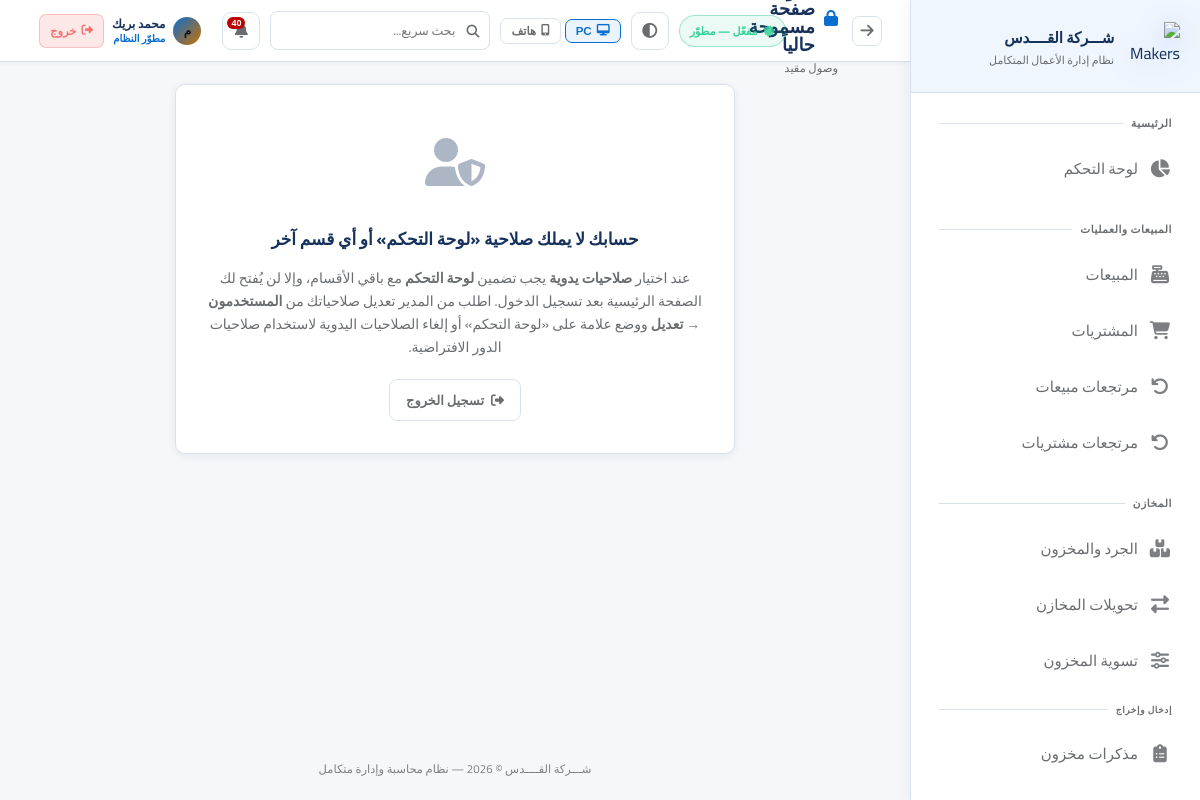
Page /access-restricted (signed in) on the committed database.
### app.py (models this page shows, shortened)
class AppSetting(db.Model):
    id = db.Column(db.Integer, primary_key=True)
    key = db.Column(db.String(80), unique=True, nullable=False)
    value = db.Column(db.Text)

class User(UserMixin, db.Model):
    id = db.Column(db.Integer, primary_key=True)
    username = db.Column(db.String(80), unique=True, nullable=False)
    password_hash = db.Column(db.String(256))
    full_name = db.Column(db.String(120))
    role = db.Column(db.String(20), default='user')  # developer, admin, manager, user
    branch_id = db.Column(db.Integer, db.ForeignKey('branch.id'))
    is_active = db.Column(db.Boolean, default=True)
    created_at = db.Column(db.DateTime, default=datetime.utcnow)
    last_seen = db.Column(db.DateTime, nullable=True)
    last_ip = db.Column(db.String(64), nullable=True)
    last_user_agent = db.Column(db.String(256), nullable=True)
    permissions = db.Column(db.Text)  # JSON list of permission keys; empty = استخدام صلاحيات الدور

### app.py (the view)
@app.route('/access-restricted')
@login_required
def access_restricted():
    return render_template('access_restricted.html')

### app.py (called while the page is built, shortened)
@login_manager.user_loader
def load_user(user_id):
    return User.query.get(int(user_id))

def user_can(user, perm: str) -> bool:
    if not user or not user.is_authenticated:
        return False
    if getattr(user, 'role', None) == 'developer':
        return True

def user_can_approve_transfers(user) -> bool:
    if not user or not user.is_authenticated:
        return False
    if getattr(user, 'role', None) in ('developer', 'admin'):
        return True
    custom = _perm_list_from_user(user)
    if custom is not None:
        return 'transfer_approve' in custom
    return False

def user_can_delete_users_account(user) -> bool:
    if not user or not user.is_authenticated:
        return False
    if getattr(user, 'role', None) == 'developer':
        return True

def permission_keys_for_editor(viewer):
    if not viewer or not getattr(viewer, 'is_authenticated', False):
        return [x for x in PERMISSION_KEYS if x[0] not in DEVELOPER_ONLY_PERMS]
    if getattr(viewer, 'role', None) == 'developer':
        return list(PERMISSION_KEYS)
    return [x for x in PERMISSION_KEYS if x[0] not in DEVELOPER_ONLY_PERMS]

def subscription_status_for_ui():
    if not current_user.is_authenticated:
        return None
    gs = get_app_settings_dict(branch_id=None)
    lic_msg = (gs.get('license_expiry_message') or DEFAULT_SETTINGS.get('license_expiry_message', '') or '').strip()
    if getattr(current_user, 'role', None) == 'developer':
        return {'kind': 'developer', 'line': 'مفعّل — مطوّر', 'client_message': lic_msg}

def _pending_transfers_count_for_user(user):
    if not user or not user.is_authenticated:
        return 0
    q = TransferRequest.query.filter_by(status='pending')
    if user_can_approve_transfers(user):
        q = q.filter(
            db.or_(
                TransferRequest.approver_user_id.is_(None),
                TransferRequest.approver_user_id == user.id,
            )
        )
        return q.count()
    return 0

@app.before_request
def erp_sqlite_autobackup_start():
    if getattr(erp_sqlite_autobackup_start, '_started', False):
        return

### templates/access_restricted.html (shortened to what this page needs)
{% extends 'base.html' %}
{% set block_icon = 'fas fa-lock' %}
{% block breadcrumb %}وصول مقيد{% endblock %}
{% block content %}
<div class="card" style="max-width:560px;margin:0 auto;">
    <div class="card-body" style="text-align:center;padding:32px 24px;">
        <div style="font-size:48px;margin-bottom:16px;opacity:.35;"><i class="fas fa-user-shield"></i></div>
        <h2 style="font-size:17px;font-weight:800;margin-bottom:12px;">حسابك لا يملك صلاحية «لوحة التحكم» أو أي قسم آخر</h2>
        <p style="color:var(--text-muted);font-size:14px;line-height:1.65;margin-bottom:20px;">
            عند اختيار <strong>صلاحيات يدوية</strong> يجب تضمين <strong>لوحة التحكم</strong> مع باقي الأقسام، وإلا لن يُفتح لك الصفحة الرئيسية بعد تسجيل الدخول.
            اطلب من المدير تعديل صلاحياتك من <strong>المستخدمون → تعديل</strong> ووضع علامة على «لوحة التحكم» أو إلغاء الصلاحيات اليدوية لاستخدام صلاحيات الدور الافتراضية.
        </p>
        <a href="{{ url_for('logout') }}" class="btn btn-outline"><i class="fas fa-sign-out-alt"></i> تسجيل الخروج</a>
    </div>
</div>
{% endblock %}

### templates/base.html (shortened to what this page needs)
<!DOCTYPE html>
<html lang="ar" dir="rtl" data-theme="fiori" data-layout-default="{{ layout_max_width | default('1400px') }}">
<head>
    <link rel="stylesheet" href="https://cdnjs.cloudflare.com/ajax/libs/font-awesome/6.5.0/css/all.min.css">
    <link rel="stylesheet" href="{{ url_for('static', filename='css/style.css') }}">
</head>
<body>
<aside class="sidebar sidebar-enterprise" id="sidebar">
    <div class="sidebar-logo">
        <div class="logo-icon">
            <img src="{{ url_for('static', filename='img/logo-makers-erp-3d.png') }}" alt="Makers ERP">
        </div>
        <div class="logo-text">
            <div class="name">{{ app_brand_title | default('Silsal POS') }}</div>
            <div class="sub">نظام إدارة الأعمال المتكامل</div>
        </div>
    </div>
    <nav class="sidebar-nav" id="sidebarNav" style="display:flex;flex-direction:column;padding-bottom:8px;">
        <div class="nav-section">
            <div class="nav-label">الرئيسية</div>
            {% if can('dashboard') %}
            <a href="{{ url_for('dashboard') }}" class="nav-link {% if request.endpoint=='dashboard' %}active{% endif %}">
                <i class="fas fa-chart-pie"></i><span class="label">لوحة التحكم</span>
            </a>
            {% endif %}
        </div>
        {% if can('sales') or can('purchases') or can('returns') %}
        <div class="nav-section">
            <div class="nav-label">المبيعات والعمليات</div>
            {% if can('sales') %}
            <a href="{{ url_for('sales') }}" class="nav-link {% if 'sale' in (request.endpoint or '') and 'return' not in (request.endpoint or '') and 'report' not in (request.endpoint or '') %}active{% endif %}">
                <i class="fas fa-cash-register"></i><span class="label">المبيعات</span>
            </a>
            {% endif %}
            {% if can('purchases') %}
            <a href="{{ url_for('purchases') }}" class="nav-link {% if 'purchase' in (request.endpoint or '') and 'return' not in (request.endpoint or '') and 'report' not in (request.endpoint or '') %}active{% endif %}">
                <i class="fas fa-shopping-cart"></i><span class="label">المشتريات</span>
            </a>
            {% endif %}
            {% if can('returns') %}
            <a href="{{ url_for('sale_returns') }}" class="nav-link {% if request.endpoint in ['sale_returns','new_sale_return'] %}active{% endif %}">
                <i class="fas fa-undo"></i><span class="label">مرتجعات مبيعات</span>
            </a>
            <a href="{{ url_for('purchase_returns') }}" class="nav-link {% if request.endpoint in ['purchase_returns','new_purchase_return'] %}active{% endif %}">
                <i class="fas fa-undo-alt"></i><span class="label">مرتجعات مشتريات</span>
            </a>
            {% endif %}
        </div>
        {% endif %}
        {% if can('inventory') or can('transfers') or can('adjust_stock') %}
        <div class="nav-section">
            <div class="nav-label">المخازن</div>
            {% if can('inventory') %}
            <a href="{{ url_for('inventory') }}" class="nav-link {% if request.endpoint=='inventory' %}active{% endif %}">
                <i class="fas fa-boxes"></i><span class="label">الجرد والمخزون</span>
            </a>
            {% endif %}
            {% if can('transfers') %}
            <a href="{{ url_for('transfers') }}" class="nav-link {% if 'transfer' in (request.endpoint or '') %}active{% endif %}">
                <i class="fas fa-exchange-alt"></i><span class="label">تحويلات المخازن</span>
            </a>
            {% endif %}
            {% if can('adjust_stock') %}
            <a href="{{ url_for('adjust_stock') }}" class="nav-link {% if request.endpoint=='adjust_stock' %}active{% endif %}">
                <i class="fas fa-sliders-h"></i><span class="label">تسوية المخزون</span>
            </a>
            {% endif %}
            {% if can('inventory') %}
            <div class="nav-label" style="padding-top:10px;font-size:9px;">إدخال وإخراج</div>
            <a href="{{ url_for('inventory_memos_list') }}" class="nav-link ">
                <i class="fas fa-clipboard-list"></i><span class="label">مذكرات مخزون</span>
            </a>
            {% endif %}
        </div>
        {% endif %}
        {% if can('customers') or can('suppliers') or can('employees') %}
        <div class="nav-section">
        </div>
        {% endif %}
    </nav>
</aside>
<main class="main-content">
    <div class="topbar">
        <div style="display:flex;align-items:center;gap:14px;">
            <button type="button" onclick="history.back()" class="icon-btn" title="رجوع" style="font-size:15px;flex-shrink:0;"><i class="fas fa-arrow-right"></i></button>
            <div>
                <div class="page-title"><i class="{{ block_icon | default('fas fa-home') }}"></i>{% block page_title %}الرئيسية{% endblock %}</div>
                <div class="breadcrumb">{% block breadcrumb %}{{ app_brand_title }}{% endblock %}</div>
            </div>
        </div>
        <div class="topbar-right">
            {% if subscription_status %}
            <span class="sub-pill {% if subscription_status.kind in ('developer','permanent') %}ok{% elif subscription_status.kind in ('expired','none') %}bad{% else %}warn{% endif %}" title="حالة الاشتراك / الترخيص">
                <i class="fas fa-certificate" style="margin-left:6px;opacity:.85;"></i>{{ subscription_status.line }}
            </span>
            {% endif %}
            <button type="button" class="theme-toggle" onclick="erpToggleTheme()" title="تبديل الثيم (Fiori / فاتح / داكن)"><i class="fas fa-adjust"></i></button>
            <div class="erp-device-layout-tools" style="display:flex;align-items:center;gap:4px;flex-shrink:0;" title="وضع العرض — يُحفظ على هذا الجهاز فقط">
                <button type="button" id="btnLayoutPC" onclick="erpSetLayout('pc')" title="عرض PC"
                    style="display:flex;align-items:center;gap:5px;padding:5px 10px;border-radius:7px;font-size:11.5px;font-weight:700;
                           border:1px solid var(--border);background:transparent;color:var(--text-muted);cursor:pointer;transition:all .18s;">
                    <i class="fas fa-desktop"></i> PC
                </button>
                <button type="button" id="btnLayoutPhone" onclick="erpSetLayout('phone')" title="عرض هاتف"
                    style="display:flex;align-items:center;gap:5px;padding:5px 10px;border-radius:7px;font-size:11.5px;font-weight:700;
                           border:1px solid var(--border);background:transparent;color:var(--text-muted);cursor:pointer;transition:all .18s;">
                    <i class="fas fa-mobile-alt"></i> هاتف
                </button>
            </div>
            <div style="position:relative;" id="globalSearchWrapper">
                <div style="position:relative;">
                    <i class="fas fa-search" style="position:absolute;right:11px;top:50%;transform:translateY(-50%);color:var(--text-muted);font-size:13px;pointer-events:none;"></i>
                    <input type="text" id="globalSearchInput" placeholder="بحث سريع..." autocomplete="off"
                        style="width:220px;padding:7px 34px 7px 12px;background:rgba(255,255,255,.04);border:1px solid var(--border);
                               border-radius:8px;color:var(--text);font-family:Cairo,sans-serif;font-size:12.5px;transition:all .2s;"
                        onfocus="this.style.borderColor='var(--accent)';this.style.width='280px'"
                        onblur="setTimeout(()=>{this.style.borderColor='';this.style.width='220px';closeGlobalSearch()},200)">
                </div>
            </div>
            <div style="position:relative;" id="notifWrapper">
                <button class="notif-btn" onclick="toggleNotif()" title="الإشعارات">
                    <i class="fas fa-bell"></i>
                    <span class="notif-count" id="notifCount"></span>
                </button>
            </div>
            <div style="display:flex;align-items:center;gap:8px;padding:4px 10px;border-radius:10px;
                        background:rgba(255,255,255,.05);border:1px solid rgba(255,255,255,.09);
                        backdrop-filter:blur(12px);-webkit-backdrop-filter:blur(12px);flex-shrink:0;">
                <div style="width:28px;height:28px;border-radius:50%;background:linear-gradient(135deg,var(--accent),#c97000);
                            display:flex;align-items:center;justify-content:center;font-size:12px;font-weight:800;color:#0f1422;flex-shrink:0;">
                    {{ (current_user.full_name or current_user.username)[0] }}
                </div>
                <div style="line-height:1.3;min-width:0;">
                    <div style="font-size:12px;font-weight:700;color:var(--text);white-space:nowrap;overflow:hidden;text-overflow:ellipsis;max-width:100px;">
                        {{ current_user.full_name or current_user.username }}
                    </div>
                    <div style="font-size:10px;color:var(--accent);font-weight:600;">
                        {% if current_user.role=='developer' %}مطوّر النظام
                        {% elif current_user.role=='admin' %}مدير النظام
                        {% elif current_user.role=='manager' %}مشرف
                        {% else %}مستخدم{% endif %}
                    </div>
                </div>
                <a href="{{ url_for('logout') }}" title="تسجيل الخروج"
                   style="display:flex;align-items:center;gap:5px;padding:5px 10px;border-radius:7px;
                          background:rgba(239,68,68,.12);border:1px solid rgba(239,68,68,.25);
                          color:#f87171;font-size:11.5px;font-weight:700;text-decoration:none;white-space:nowrap;
                          transition:all .18s;flex-shrink:0;"
                   onmouseover="this.style.background='rgba(239,68,68,.22)';this.style.borderColor='rgba(239,68,68,.5)'"
                   onmouseout="this.style.background='rgba(239,68,68,.12)';this.style.borderColor='rgba(239,68,68,.25)'">
                    <i class="fas fa-sign-out-alt"></i> خروج
                </a>
            </div>
        </div>
    </div>
    <div class="content fade-in">
        {% block content %}{% endblock %}
    </div>
    <div class="app-footer-note">{{ app_brand_title }} © 2026 — نظام محاسبة وإدارة متكامل</div>
</main>
</body>
</html>

### static/css/style.css (style rules this page uses)
html { scrollbar-width:auto;scrollbar-color:rgba(255,255,255,.35) rgba(255,255,255,.05) }
.nav-link, .btn, .stat-card, .card { transition: all 0.2s ease; }

### rows in the picture
AppSetting: value "شـــركة القــــدس"
User: full_name "م", full_name "محمد بريك"

### other values in the picture
{{ subscription_status.line }} "مفعّل — مطوّر"
